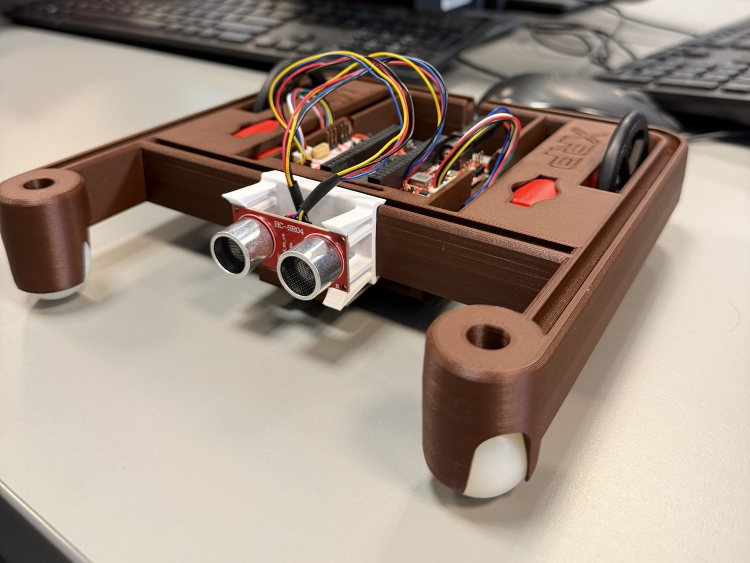
#> input picture media-src/lf-front.jpg, 1500 x 1125 px (shown at 1/2 size); its folder holds only this picture in this run
$ python optimize_images.py
#> lines starting #> are read from the running program, lines starting #| are printed output that depends on the picture
#!/usr/bin/env python3
"""Make fast-loading WebP copies of every photo in media-src/.

Keep your original photos in media-src/ (they are not published). Run:

    python3 tools/optimize_images.py

For each photo.jpg it writes docs/assets/media/photo-720.webp, photo-1440.webp
(smaller sizes only if the original is smaller) and records the sizes in
content/media.json. build.mjs reads that file to write responsive <img> tags.

The 30 room frames for the Roomly viewer come from media-src/orbit/ and go to
docs/assets/media/orbit/00.webp ... 29.webp.

Needs Pillow:  pip install pillow
"""
import json
import pathlib
import sys

try:
    from PIL import Image
except ImportError:
    sys.exit("Pillow is missing. Install it with:  pip install pillow")

ROOT = pathlib.Path(__file__).resolve().parent.parent
SRC = ROOT / "media-src"
OUT = ROOT / "docs" / "assets" / "media"
MANIFEST = ROOT / "content" / "media.json"
WIDTHS = [720, 1440]


def newer(out, src):
    return out.exists() and out.stat().st_mtime >= src.stat().st_mtime


def main():
    OUT.mkdir(parents=True, exist_ok=True)
    manifest = {}
    for src in sorted(SRC.iterdir()):
        if src.suffix.lower() not in (".jpg", ".jpeg", ".png"):
            continue
        with Image.open(src) as im:
#> im is the input picture: PIL image 1500x1125 RGB; mean R, G, B 158.5, 142.2, 129.3
            im = im.convert("RGB")
            w, h = im.size
#> w = 1500; h = 1125
            widths = [x for x in WIDTHS if x < w] + [w if w <= WIDTHS[-1] else WIDTHS[-1]]
#> widths = [720, 1440, 1440]
            widths = sorted(set(widths))
#> widths = [720, 1440]
            for tw in widths:
                out = OUT / f"{src.stem}-{tw}.webp"
                if newer(out, src):
                    continue
                th = round(h * tw / w)
                im.resize((tw, th), Image.LANCZOS).save(out, "WEBP", quality=80, method=6)
                print(f"wrote {out.name}")
#> this loop made 2 passes
#> pass 1, in main, `im.resize((tw, th), Image.LANCZOS).save(out, "WEBP", quality=80, metho..`:
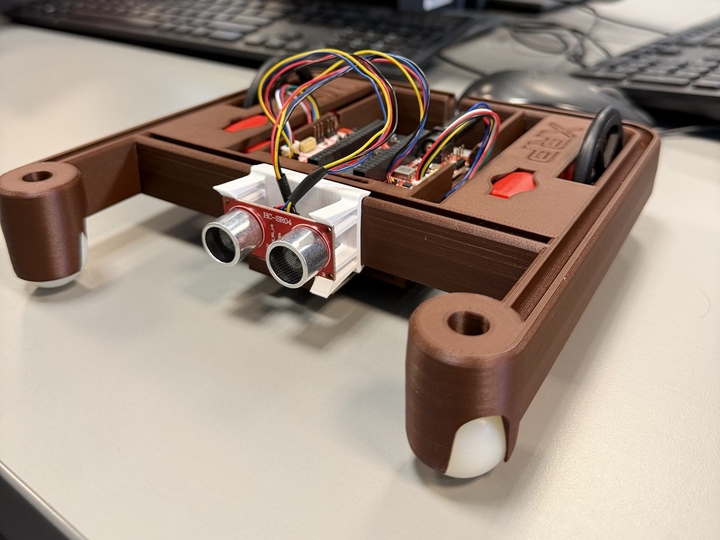
#> saved as lf-front-720.webp: PIL image 720x540 RGB; mean R, G, B 158.5, 142.2, 129.3
        top = widths[-1]
#> top = 1440
        manifest[src.stem] = {"w": top, "h": round(h * top / w), "widths": widths}

    orbit = SRC / "orbit"
    if orbit.is_dir():
        (OUT / "orbit").mkdir(exist_ok=True)
        for i, src in enumerate(sorted(orbit.glob("*.jpg"))):
            out = OUT / "orbit" / f"{i:02d}.webp"
            if newer(out, src):
                continue
            with Image.open(src) as im:
                im.convert("RGB").save(out, "WEBP", quality=74, method=6)
            print(f"wrote orbit/{out.name}")

    MANIFEST.write_text(json.dumps(manifest, indent=2) + "\n")
    print(f"updated {MANIFEST.relative_to(ROOT)} ({len(manifest)} images)")
#| updated content/media.json (1 images)


if __name__ == "__main__":
    main()

$ run again, on media-src/lf-robot.jpg
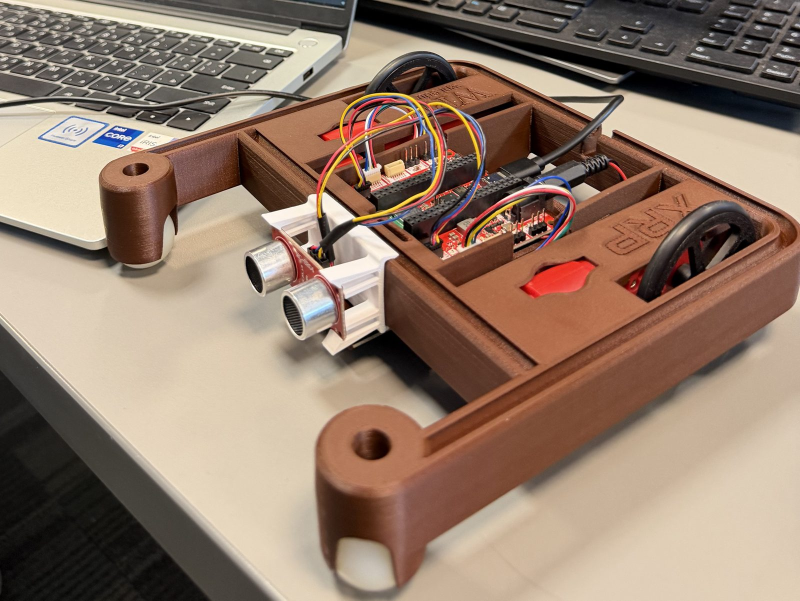
#> input picture media-src/lf-robot.jpg, 1600 x 1201 px (shown at 1/2 size)
#> in main, im is the input picture: PIL image 1600x1201 RGB; mean R, G, B 146.8, 123.6, 106.9
#> the loop in main, `for tw in widths:` made 2 passes
#> pass 1, in main, `im.resize((tw, th), Image.LANCZOS).save(out, "WEBP", quality=80, metho..`:
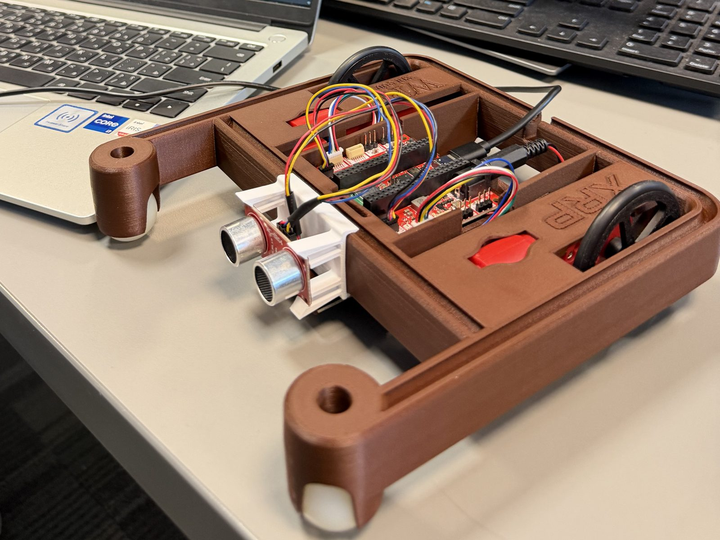
#> saved as lf-robot-720.webp: PIL image 720x540 RGB; mean R, G, B 146.8, 123.6, 107
#| updated content/media.json (1 images)
